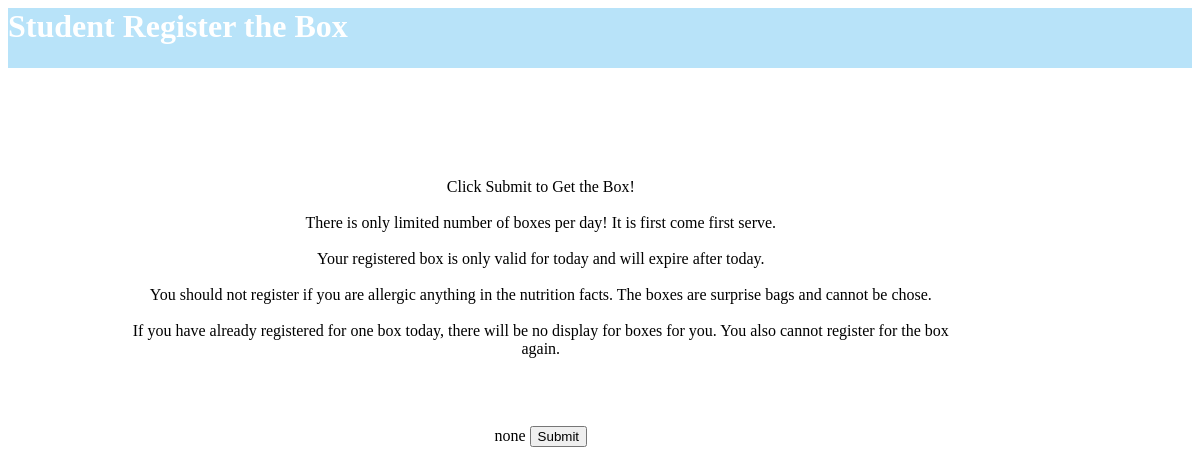
The page /studenthome/studentthebox/ (signed in) on the database as committed earlier.
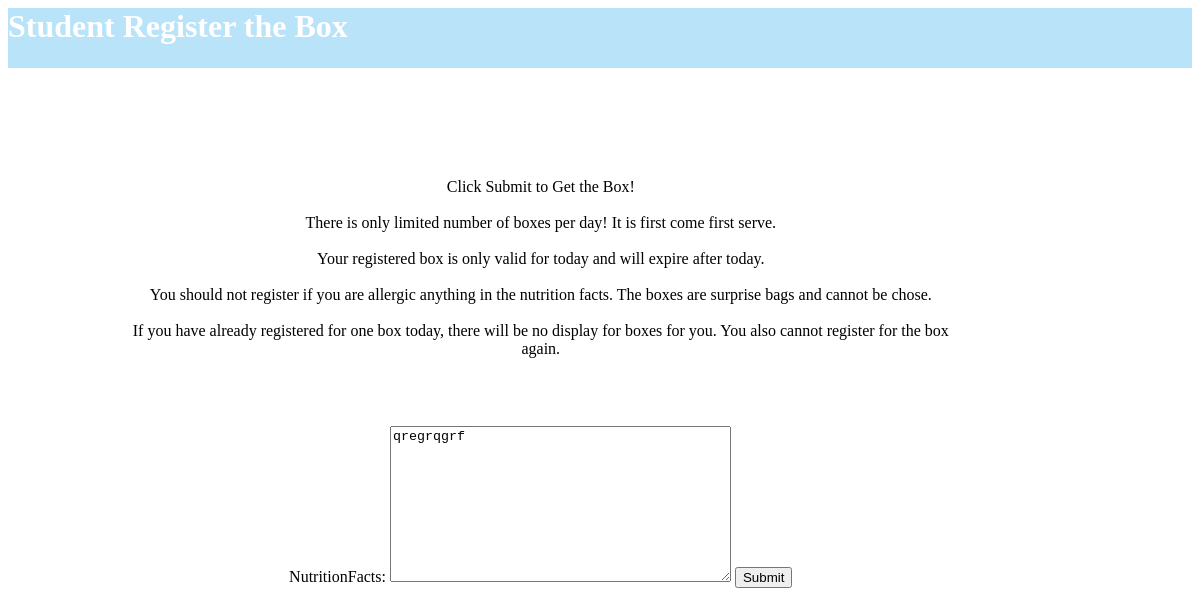
The same page on the database as committed later.
### theboxapp/models.py (models this page shows, shortened)
class TheBox(models.Model):
    nutritionFacts = models.TextField(blank=True)  # nutrition facts of the box
    creationTime = models.DateTimeField(auto_now_add=True)
    receivedTime = models.DateTimeField(null=True, blank=True)
    availability = models.BooleanField(default=True)
    receiveUser = models.ForeignKey(
        User, null=True, blank=True, on_delete=models.CASCADE)

### theboxapp/views.py (the view, shortened to what this page needs)
# urls.py: path('studenthome/studentthebox/', views.stuentthebox,name='studentthebox'),
def stuentthebox(request):
    context = {'user': request.user}
    try:
        account = Account.objects.get(username=request.user)
        if account.who == 'staff':
            return redirect('staffhome')
    except Account.DoesNotExist:
        return redirect('/')
    today = datetime.today()
    daynow = today.day
    monthnow = today.month
    yearnow = today.year
    boxcurr = "none"
    form1 = "none"
    boxes = TheBox.objects.all()
    currUser = request.user
    flag = 0
    for item in boxes:
        if item.creationTime.year == yearnow:
            if item.creationTime.month == monthnow:
                if item.creationTime.day == daynow:
                    if item.receiveUser == currUser:
                        flag = 1
    for item in boxes:
        if item.creationTime.year == yearnow:
            if item.creationTime.month == monthnow:
                if item.creationTime.day == daynow:
                    if item.receiveUser == None:
                        if item.receiveUser != currUser:
                            boxcurr = item
                            form1 = BoxForm(instance=boxcurr)
    print(currUser)
    if request.method == 'GET':
        if flag == 1:
            messages.error(
                request, 'You have already registered for the box today.')
            return render(request, 'theboxapp/studentthebox.html')
        elif len(TheBox.objects.all()) == 0:
            messages.info(
                request, 'There is no availbale box for you at this moment. Please come back later.')
            return render(request, 'theboxapp/studentthebox.html')
        elif flag == 0:
            context = {'form': form1}
            print('hello')
            return render(request, 'theboxapp/studentthebox.html', context)

### theboxapp/staffboxforms.py
class BoxForm(ModelForm):
    class Meta:
        model = TheBox
        fields = ['nutritionFacts']

### theboxapp/templates/theboxapp/studentthebox.html (shortened to what this page needs)
<head>
    <link rel="stylesheet" href="https://unpkg.com/@picocss/pico@latest/css/pico.min.css">
</head>
{% load static %}
{% block content %}
<div id="parent">
<h1 id="header">
    Student Register the Box
</h1>
<div id="bodycontent">
   Click Submit to Get the Box! <br><br>
   There is only limited number of boxes per day! It is first come first serve. <br><br>
   Your registered box is only valid for today and will expire after today.
   <br><br>You should not register if you are allergic anything in the  nutrition facts. The boxes are surprise bags and cannot be chose.
   <br><br> If you have already registered for one box today, there will be no display for boxes for you. You also cannot register for the box again.
   <br><br>
   <p>  <br></p>
<form action="" method="POST">
    {{form}}
    <input type="submit" value="Submit">
</form>
</div>
</div>
{% endblock %}

Rows that differ between the two databases and show on the page:
added TheBox: nutritionFacts "qregrqgrf"
Other text that changed with them:
text no longer shown: "none"
text now shown: "NutritionFacts:"
